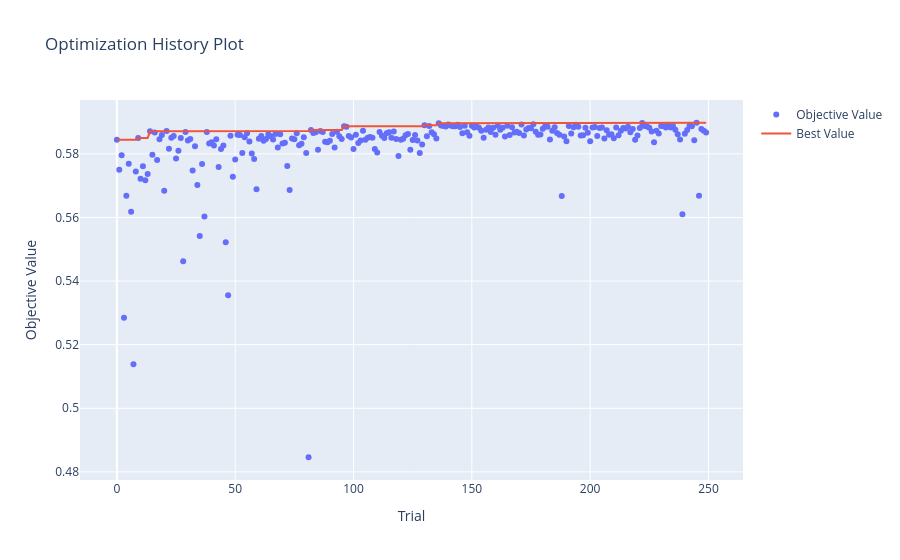

Source (notebook cell):
### Code cell
optuna.visualization.plot_optimization_history(study2)

### Figure 1 — Plotly figure (JSON) as saved in the notebook; plotly's stock layout.template omitted (floating-point values rounded to 4 significant figures; data arrays with more than 128 entries replaced by an {"elided": "..."} marker saying what was removed)
{"data": [{"mode": "markers", "name": "Objective Value", "type": "scatter", "x": {"elided": "250 int values"}, "y": {"elided": "250 float values"}}, {"mode": "lines", "name": "Best Value", "type": "scatter", "x": {"elided": "250 int values"}, "y": {"elided": "250 float values"}}, {"marker": {"color": "#cccccc"}, "mode": "markers", "name": "Infeasible Trial", "showlegend": false, "type": "scatter", "x": [], "y": []}], "layout": {"title": {"text": "Optimization History Plot"}, "xaxis": {"title": {"text": "Trial"}}, "yaxis": {"title": {"text": "Objective Value"}}}}
